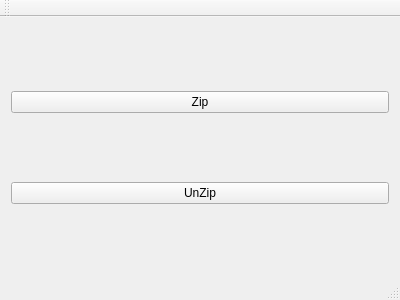
<?xml version="1.0" encoding="UTF-8"?>
<ui version="4.0">
 <class>MainWindow</class>
 <widget class="QMainWindow" name="MainWindow">
  <property name="geometry">
   <rect>
    <x>0</x>
    <y>0</y>
    <width>400</width>
    <height>300</height>
   </rect>
  </property>
  <property name="windowTitle">
   <string>MainWindow</string>
  </property>
  <widget class="QWidget" name="centralWidget">
   <layout class="QVBoxLayout" name="verticalLayout">
    <item>
     <widget class="QPushButton" name="zip">
      <property name="text">
       <string>Zip</string>
      </property>
     </widget>
    </item>
    <item>
     <widget class="QPushButton" name="unzip">
      <property name="text">
       <string>UnZip</string>
      </property>
     </widget>
    </item>
   </layout>
  </widget>
  <widget class="QMenuBar" name="menuBar">
   <property name="geometry">
    <rect>
     <x>0</x>
     <y>0</y>
     <width>400</width>
     <height>20</height>
    </rect>
   </property>
  </widget>
  <widget class="QToolBar" name="mainToolBar">
   <attribute name="toolBarArea">
    <enum>TopToolBarArea</enum>
   </attribute>
   <attribute name="toolBarBreak">
    <bool>false</bool>
   </attribute>
  </widget>
  <widget class="QStatusBar" name="statusBar"/>
 </widget>
 <layoutdefault spacing="6" margin="11"/>
 <resources/>
 <connections/>
</ui>
